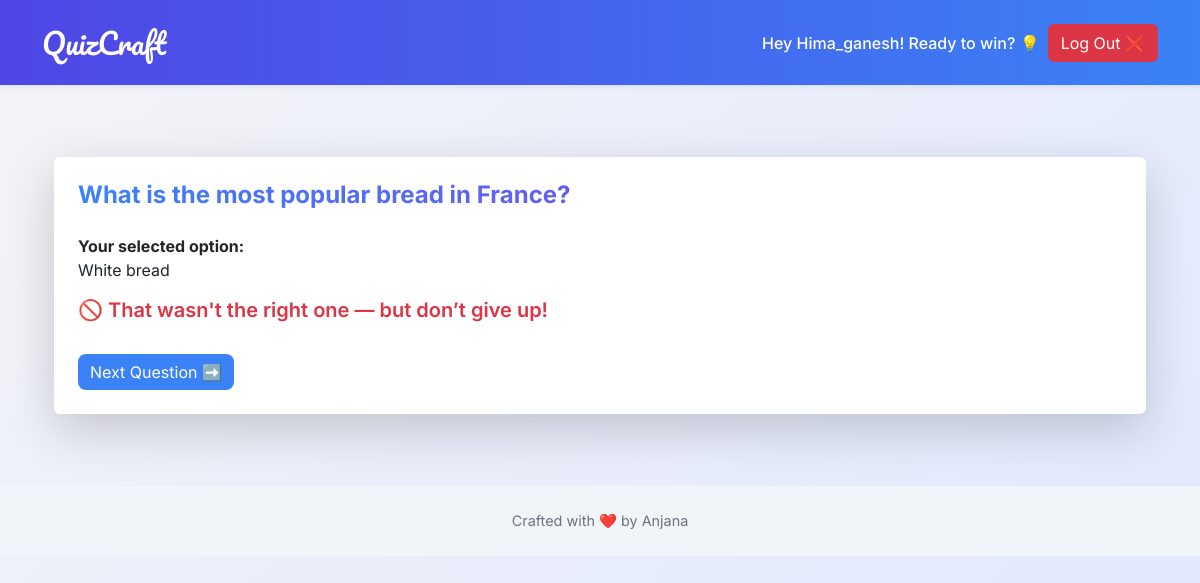
Screenshot of /submission-result/2/ (signed in) with the database file from the repository.
### quizapp/models.py (models this page shows, shortened)
class AttemptedQuestion(TimeStampedModel):
    question = models.ForeignKey(Question, on_delete=models.CASCADE)
    quiz_profile = models.ForeignKey(QuizProfile, on_delete=models.CASCADE, related_name='attempts')
    selected_choice = models.ForeignKey(Choice, on_delete=models.CASCADE, null=True)
    is_correct = models.BooleanField(_('Was this attempt correct?'), default=False, null=False)
    marks_obtained = models.DecimalField(_('Marks Obtained'), default=0, decimal_places=2, max_digits=6)

class Question(TimeStampedModel):
    ALLOWED_NUMBER_OF_CORRECT_CHOICES = 1
    html = models.TextField(_('Question Text'))
    is_published = models.BooleanField(_('Has been published?'), default=False, null=False)
    maximum_marks = models.DecimalField(_('Maximum Marks'), default=4, decimal_places=2, max_digits=6)

class Choice(TimeStampedModel):
    MAX_CHOICES_COUNT = 4
    question = models.ForeignKey(Question, related_name='choices', on_delete=models.CASCADE)
    is_correct = models.BooleanField(_('Is this answer correct?'), default=False, null=False)
    html = models.TextField(_('Choice Text'))

### quizapp/views.py (the view)
# urls.py: re_path(r'^submission-result/(?P<attempted_question_pk>\d+)/$', views.submission_result, name='submission_result'),
@login_required()
def submission_result(request, attempted_question_pk):
    attempted_question = get_object_or_404(AttemptedQuestion, pk=attempted_question_pk)
    context = {
        'attempted_question': attempted_question,
    }
    return render(request, 'quizzz/submission_result.html', context=context)

### quizapp/templates/quizzz/submission_result.html (shortened to what this page needs)
{% extends 'base.html' %}
{% block content %}
<div class="container py-5 fade-in">
  <div class="card shadow-lg border-0 p-4">
    <h4 class="text-gradient mb-4">{{ attempted_question.question.html|safe }}</h4>
    <p class="mb-3">
      <strong>Your selected option:</strong><br>
      {{ attempted_question.selected_choice.html|safe }}
    </p>
    {% if attempted_question.selected_choice.is_correct %}
      <h5 class="text-success fw-semibold">✅ Well done! You got it right! 🎯</h5>
    {% else %}
      <h5 class="text-danger fw-semibold">🚫 That wasn't the right one — but don’t give up!</h5>
    {% endif %}
    <div class="mt-4">
      <a href="{% url 'quiz:play' %}" class="btn btn-glow">Next Question ➡️</a>
    </div>
  </div>
</div>
{% endblock content %}

### quizapp/templates/base.html (shortened to what this page needs)
{% load static %}
<!doctype html>
<html lang="en">
<head>
  <link href="https://cdn.jsdelivr.net/npm/bootstrap@5.3.0/dist/css/bootstrap.min.css" rel="stylesheet">
</head>
<body>
  <nav class="navbar navbar-expand-lg navbar-dark py-3 shadow-sm">
    <div class="container">
      <a class="navbar-brand" href="{% url 'quiz:home' %}">QuizCraft</a>
      <div class="collapse navbar-collapse justify-content-end" id="navbar">
        {% if not request.user.is_active %}
          <a href="{% url 'quiz:leaderboard' %}" class="btn btn-glow mx-2">Top Scores</a>
          <a href="{% url 'quiz:login' %}" class="btn btn-glow">Log In 🔐</a>
        {% else %}
          <span class="navbar-text mx-2">Hey {{ request.user.username }}! Ready to win? 💡</span>
          <a href="{% url 'quiz:logout' %}" class="btn btn-danger">Log Out ❌</a>
        {% endif %}
      </div>
    </div>
  </nav>
  <main class="container py-4 fade-in">
    {% block content %}
    {% endblock content %}
  </main>
  <footer class="py-4 mt-auto text-center">
    <ul>
      <li>Crafted with ❤️ by Anjana</li>
    </ul>
  </footer>
</body>
</html>

### quizapp/templates/base.html (style rules this page uses)
body { font-family: 'Inter', sans-serif; background: linear-gradient(135deg, #f3f4f6, #e0e7ff); min-height: 100vh; }
.navbar { background: linear-gradient(90deg, #4f46e5, #3b82f6); }
.navbar-brand { font-family: 'Pacifico', cursive; font-size: 1.8rem; color: white !important; }
.nav-link, .navbar-text { color: white !important; font-weight: 500; }
.btn-glow { background-color: #3b82f6; color: white; border: none; transition: all 0.3s ease; border-radius: 8px; }
footer { background-color: #f1f5f9; font-size: 0.9rem; }
footer ul { padding: 0; margin: 0; list-style: none; }
footer ul li { display: inline-block; margin: 0 10px; color: #6b7280; }
.fade-in { animation: fadeIn 1s ease-in; }
.text-gradient { background: linear-gradient(90deg, #3b82f6, #9333ea); -webkit-background-clip: text; -webkit-text-fill-color: transparent; font-weight: 700; }

### rows the page displays
AttemptedQuestion: question.html "What is the most popular bread in France?", selected_choice.html "White bread"

### other values shown
{{ request.user.username }} "Hima_ganesh"
